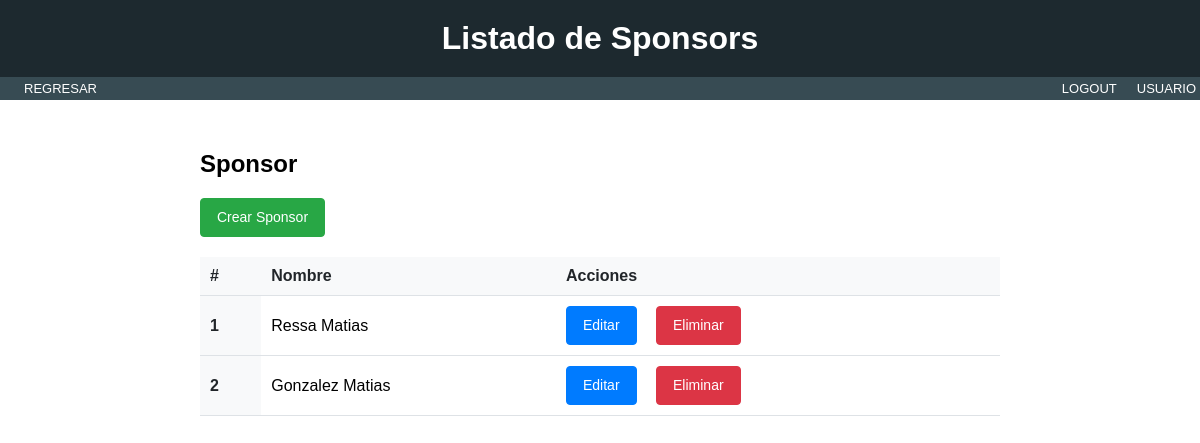
Page /Projects/sponsor-list/ on the earlier database version.
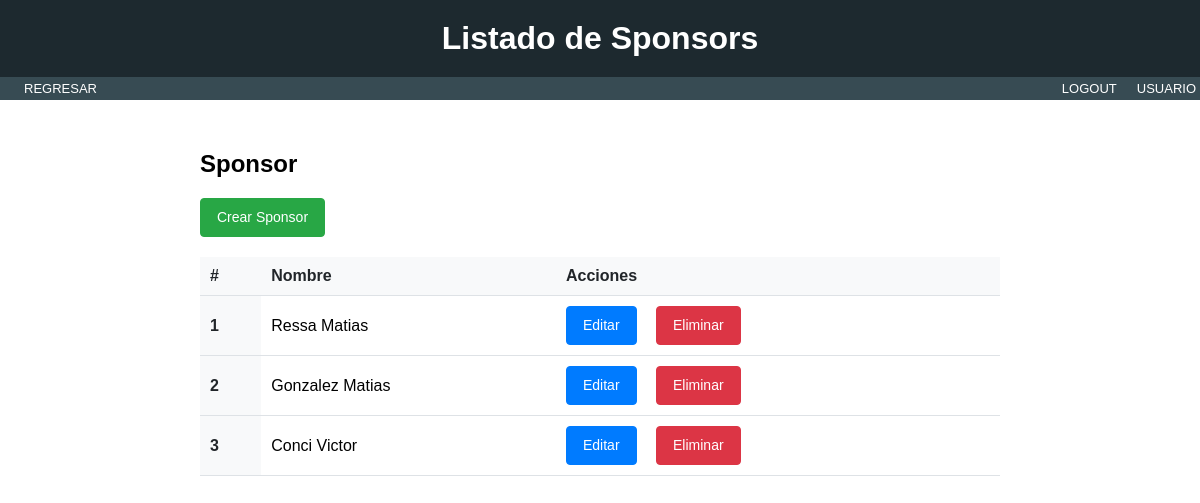
Same page on the later database version.
### Projects/models.py (models this page shows, shortened)
class Sponsor(models.Model):
    nombre = models.CharField(max_length=20)

### Projects/views.py (the view)
# urls.py: path("sponsor-list/", SponsorListView.as_view(), name="list_sponsor"),
class SponsorListView(ListView):
    model = Sponsor
    template_name = "Projects/master/list_detail_sponsor.html"
    context_object_name = "LIST_DETAIL_SPONSOR"

### Projects/templates/Projects/master/list_detail_sponsor.html (shortened to what this page needs)
{% extends 'Projects/base.html' %} {% load static %}  {% block h1 %}
<h1>Listado de Sponsors</h1>
{% endblock %} {% block nav %}
<link
  rel="stylesheet"
  href="{% static 'Projects/css/styles_list_lider_sponsor.css' %}"
/>
<div class="left-menu">
  <ul>
    <li><a href="{% url 'list_cards' %}">REGRESAR</a></li>
  </ul>
</div>
<div class="right-menu">
  <ul>
    <li><a href="">LOGOUT</a></li>
  </ul>
  <ul>
    <li><a href="">USUARIO</a></li>
  </ul>
</div>
{% endblock %} {% block content %}
<section class="py-5">
  <div class="container">
    <div class="d-flex justify-content-between align-items-center mb-3">
      <h2 class="mb-0">Sponsor</h2>
      <a href="{% url 'create_sponsor' %}" class="btn btn-success">Crear Sponsor</a>
    </div>
    <table class="table">
      <thead>
        <tr>
          <th scope="col">#</th>
          <th scope="col">Nombre</th>
          <th scope="col">Acciones</th>
        </tr>
      </thead>
      <tbody>
        {% if LIST_DETAIL_SPONSOR %} {% for sponsor in LIST_DETAIL_SPONSOR %}
        <tr>
          <th scope="row">{{ forloop.counter }}</th>
          <td>{{ sponsor.nombre }}</td>
          <td>
            <a href="{% url 'update_sponsor' sponsor.id %}" class="btn btn-primary btn-sm">Editar</a>
            <a
              href="{% url 'delete_sponsor' sponsor.id %}"
              class="btn btn-primary btn-sm btn-danger"
              >Eliminar</a
            >
          </td>
        </tr>
        {% endfor %} {% else %}
        <tr>
          <td colspan="3">No hay Líderes.</td>
        </tr>
        {% endif %}
      </tbody>
    </table>
  </div>
</section>
{% endblock %}

Differences in the rows shown:
added Sponsor: nombre "Conci Victor"
